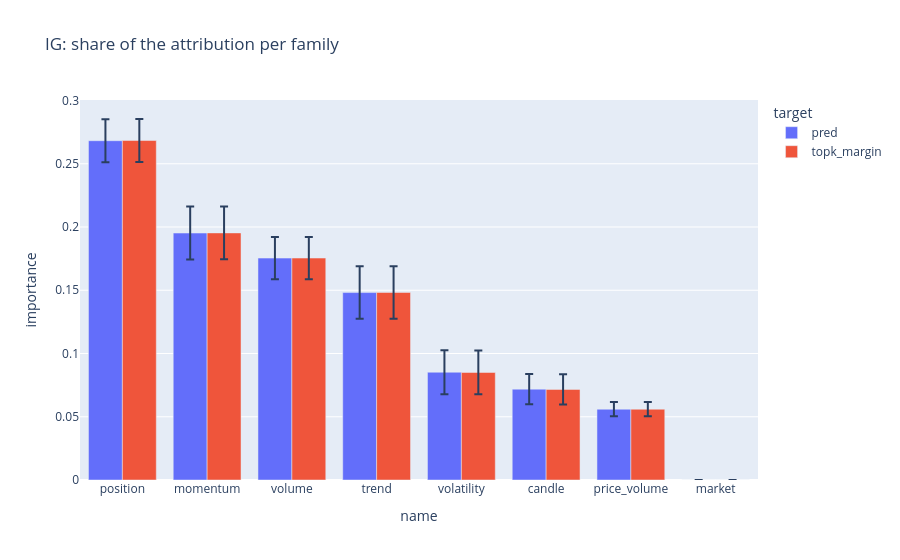
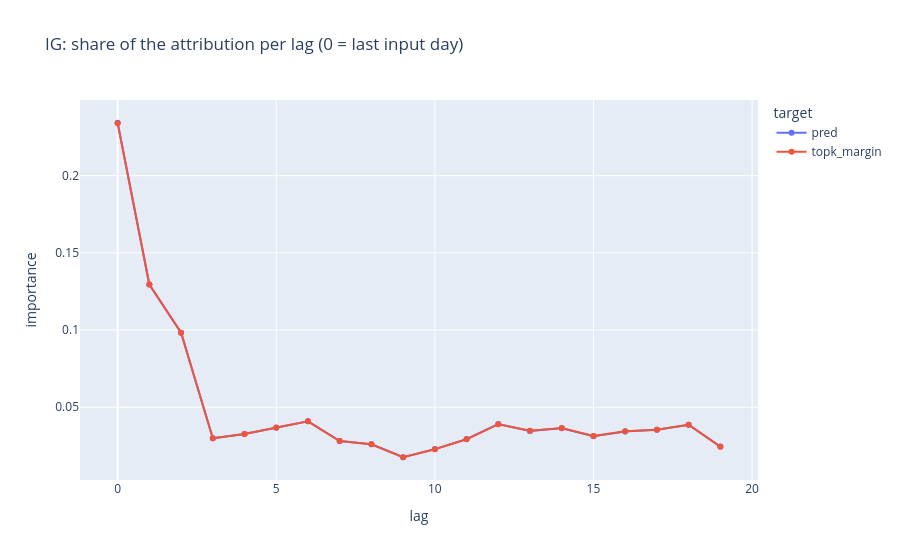

The cell these charts' notebook holds for them, in order:
### Markdown cell above
## 3. Which inputs matter: features, families, lags; score against top-k membership

Share of the |IG attribution| per feature (summed over lags), per family and per lag, averaged over stock-days; error bars: standard deviation over days. `signed`: the same share with its sign.

### Code cell
g = {t: glob["ig_joint", t] for t in ("pred", "topk_margin")}
display(pd.concat({t: g[t][g[t]["level"] == "feature"].head(20)[["name", "importance", "signed"]].reset_index(drop=True) for t in g}, axis=1))
fam = pd.concat([g[t][g[t]["level"] == "family"].assign(target=t) for t in g])
px.bar(fam, x="name", y="importance", color="target", barmode="group", error_y="std_days",
       title="IG: share of the attribution per family").show()
lag = pd.concat([g[t][g[t]["level"] == "lag"].assign(target=t) for t in g])
lag["lag"] = lag["name"].astype(int)
px.line(lag.sort_values("lag"), x="lag", y="importance", color="target", markers=True,
        title="IG: share of the attribution per lag (0 = last input day)").show()
vec = lambda gl, level: gl[gl["level"] == level].set_index("name")["importance"]
pd.DataFrame({level: agreement(vec(g["pred"], level), vec(g["topk_margin"], level)) for level in ("feature", "family", "lag")}).T

### Figure 1 — Plotly figure (JSON) as saved in the notebook; plotly's stock layout.template omitted (floating-point values rounded to 4 significant figures)
{"data": [{"alignmentgroup": "True", "error_y": {"array": [0.01704, 0.02091, 0.01672, 0.02079, 0.01732, 0.01189, 0.005619, 0.0]}, "hovertemplate": "target=pred<br>name=%{x}<br>importance=%{y}<extra></extra>", "legendgroup": "pred", "marker": {"color": "#636efa", "pattern": {"shape": ""}}, "name": "pred", "offsetgroup": "pred", "orientation": "v", "showlegend": true, "textposition": "auto", "type": "bar", "x": ["position", "momentum", "volume", "trend", "volatility", "candle", "price_volume", "market"], "xaxis": "x", "y": [0.2682, 0.1952, 0.1754, 0.1482, 0.0852, 0.07182, 0.05595, 0.0], "yaxis": "y"}, {"alignmentgroup": "True", "error_y": {"array": [0.01702, 0.02091, 0.01672, 0.02081, 0.0173, 0.01189, 0.005644, 0.0]}, "hovertemplate": "target=topk_margin<br>name=%{x}<br>importance=%{y}<extra></extra>", "legendgroup": "topk_margin", "marker": {"color": "#EF553B", "pattern": {"shape": ""}}, "name": "topk_margin", "offsetgroup": "topk_margin", "orientation": "v", "showlegend": true, "textposition": "auto", "type": "bar", "x": ["position", "momentum", "volume", "trend", "volatility", "candle", "price_volume", "market"], "xaxis": "x", "y": [0.2684, 0.1953, 0.1755, 0.1483, 0.08501, 0.07161, 0.05596, 0.0], "yaxis": "y"}], "layout": {"barmode": "group", "legend": {"title": {"text": "target"}, "tracegroupgap": 0}, "title": {"text": "IG: share of the attribution per family"}, "xaxis": {"anchor": "y", "domain": [0.0, 1.0], "title": {"text": "name"}}, "yaxis": {"anchor": "x", "domain": [0.0, 1.0], "title": {"text": "importance"}}}}

### Figure 2 — Plotly figure (JSON) as saved in the notebook; plotly's stock layout.template omitted (floating-point values rounded to 4 significant figures)
{"data": [{"hovertemplate": "target=pred<br>lag=%{x}<br>importance=%{y}<extra></extra>", "legendgroup": "pred", "line": {"color": "#636efa", "dash": "solid"}, "marker": {"symbol": "circle"}, "mode": "lines+markers", "name": "pred", "orientation": "v", "showlegend": true, "type": "scatter", "x": [0, 1, 2, 3, 4, 5, 6, 7, 8, 9, 10, 11, 12, 13, 14, 15, 16, 17, 18, 19], "xaxis": "x", "y": [0.2343, 0.1295, 0.09822, 0.02982, 0.0326, 0.03675, 0.04086, 0.02808, 0.02598, 0.01761, 0.02286, 0.02934, 0.03909, 0.03463, 0.03635, 0.03123, 0.0343, 0.03539, 0.03863, 0.02448], "yaxis": "y"}, {"hovertemplate": "target=topk_margin<br>lag=%{x}<br>importance=%{y}<extra></extra>", "legendgroup": "topk_margin", "line": {"color": "#EF553B", "dash": "solid"}, "marker": {"symbol": "circle"}, "mode": "lines+markers", "name": "topk_margin", "orientation": "v", "showlegend": true, "type": "scatter", "x": [0, 1, 2, 3, 4, 5, 6, 7, 8, 9, 10, 11, 12, 13, 14, 15, 16, 17, 18, 19], "xaxis": "x", "y": [0.2339, 0.1295, 0.09827, 0.0299, 0.0327, 0.0368, 0.04083, 0.02809, 0.02597, 0.01758, 0.02281, 0.02927, 0.039, 0.03469, 0.0365, 0.03133, 0.03436, 0.03539, 0.03868, 0.02445], "yaxis": "y"}], "layout": {"legend": {"title": {"text": "target"}, "tracegroupgap": 0}, "title": {"text": "IG: share of the attribution per lag (0 = last input day)"}, "xaxis": {"anchor": "y", "domain": [0.0, 1.0], "title": {"text": "lag"}}, "yaxis": {"anchor": "x", "domain": [0.0, 1.0], "title": {"text": "importance"}}}}
